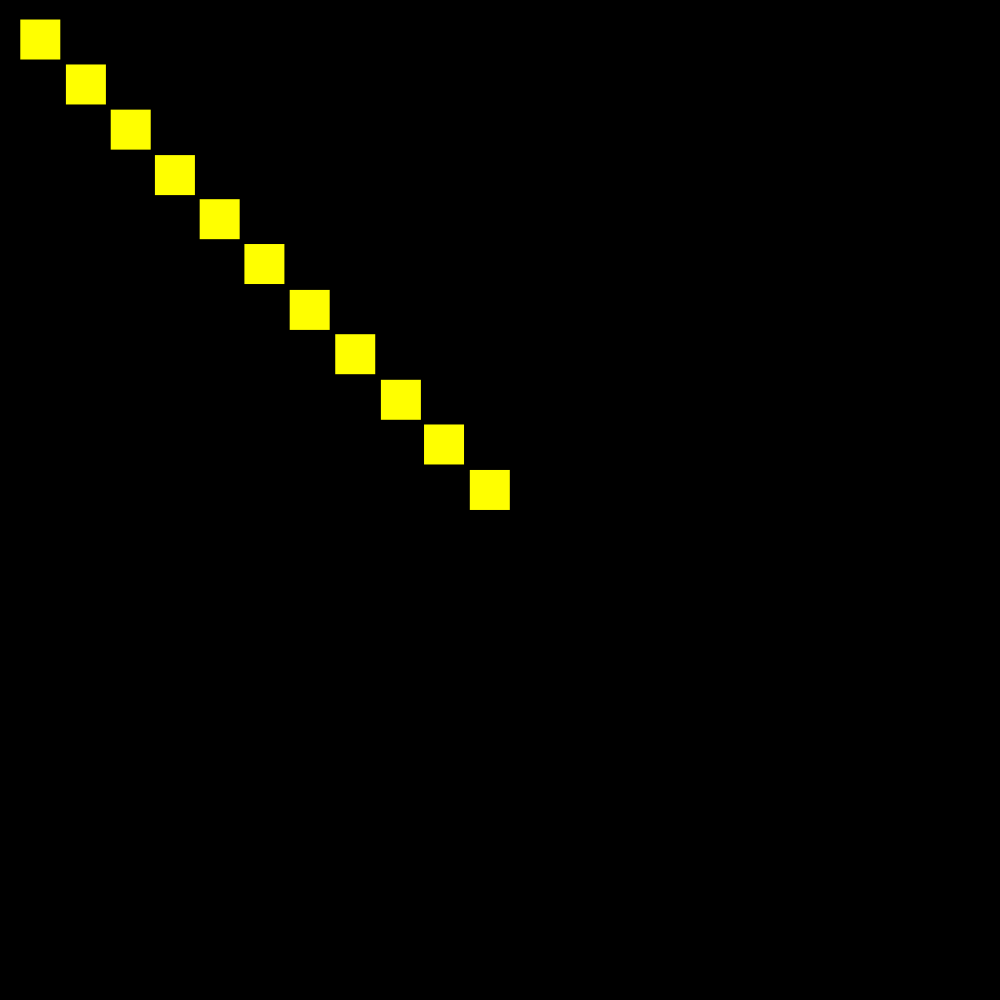
Frame 1 (no input)
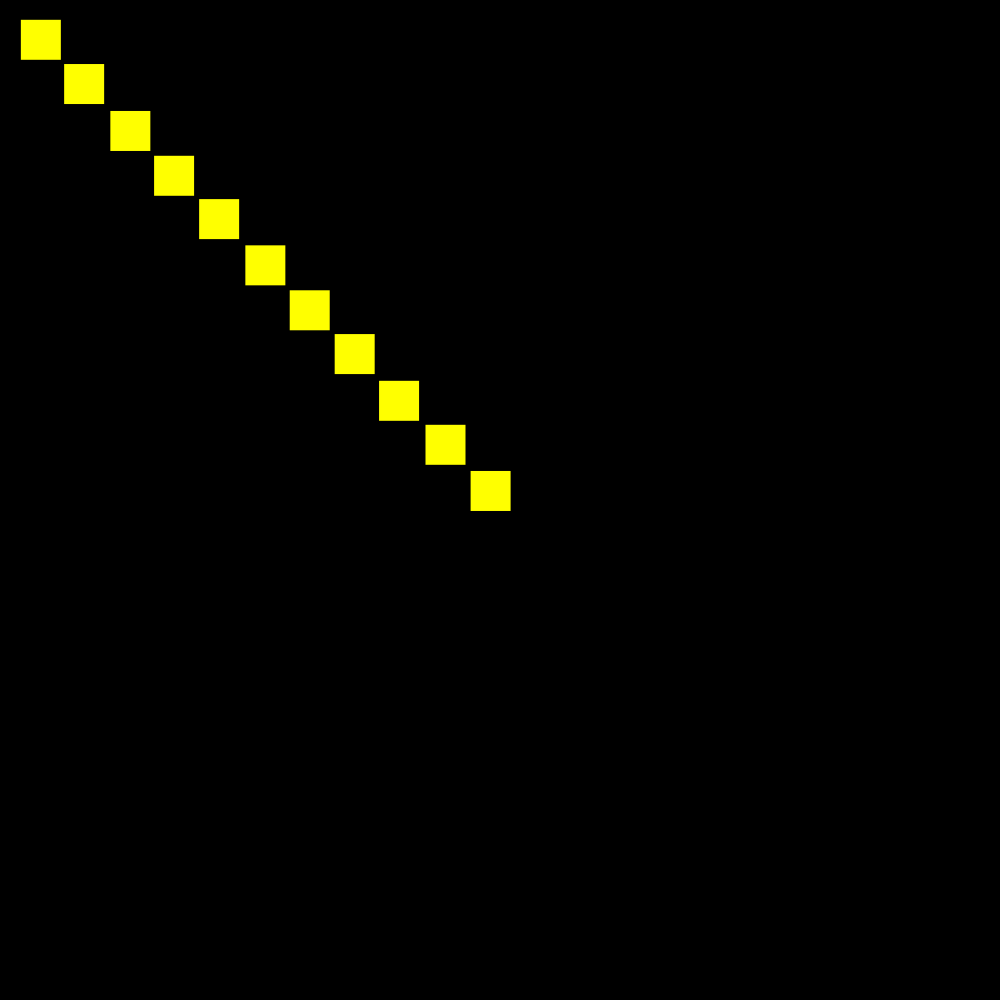
Frame 60 (the mouse pressed at the canvas centre just before this capture)
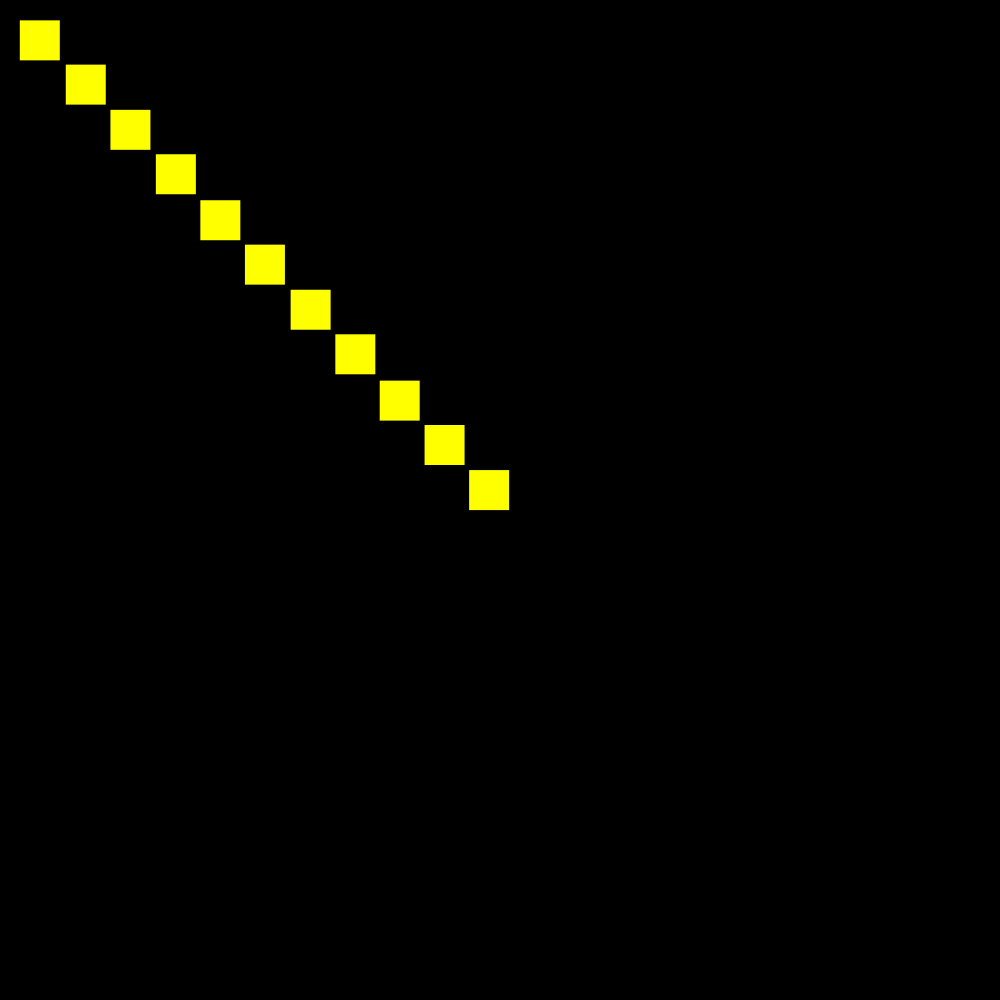
Frame 120 (the mouse held since frame 60 and released just before this capture)

The Processing sketch that drew these frames (run headless with seeded random() and noise(); from frame 60 on, the mouse is pressed at the canvas centre):

// Processing sketch: sketch_210920a
// ── sketch_210920a.pde
float x = 45;
float y = 45;

void setup ()  {
  size (1000,1000);
  noStroke ();
}

void draw ()  {
  background (0);
  fill(255,255,0);
  rect(20 + random(-1,1),20 + random(-1,1),40,40);
  rect(20 + x + random(-1,1),20 + y + random(-1,1),40,40);
  rect(20 + 2*x + random(-1,1),20 + 2*y + random(-1,1),40,40);
  rect(20 + 3*x + random(-1,1),20 + 3*y + random(-1,1),40,40);
  rect(20 + 4*x + random(-1,1),20 + 4*y + random(-1,1),40,40);
  rect(20 + 5*x + random(-1,1),20 + 5*y + random(-1,1),40,40);
  rect(20 + 6*x + random(-1,1),20 + 6*y + random(-1,1),40,40);
  rect(20 + 7*x + random(-1,1),20 + 7*y + random(-1,1),40,40);
  rect(20 + 8*x + random(-1,1),20 + 8*y + random(-1,1),40,40);
  rect(20 + 9*x + random(-1,1),20 + 9*y + random(-1,1),40,40);
  rect(20 + 10*x + random(-1,1),20 + 10*y + random(-1,1),40,40);
  
}
